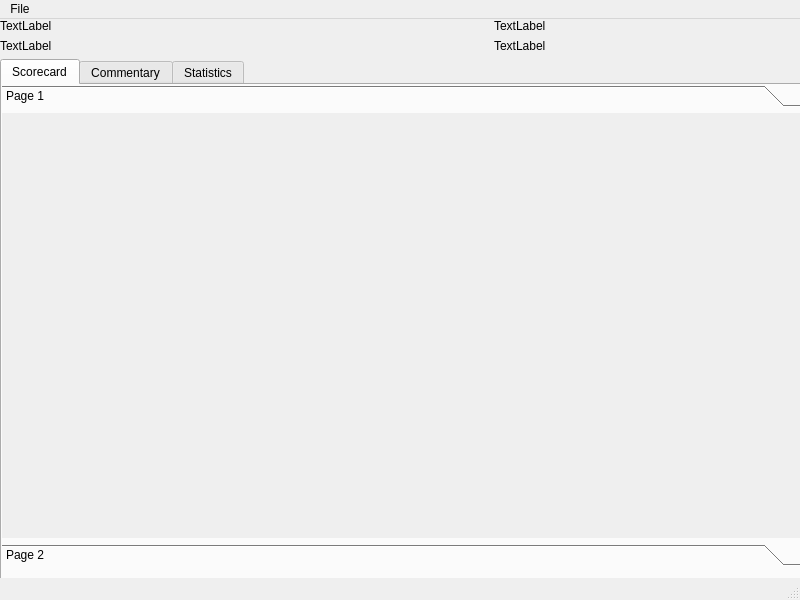
<?xml version="1.0" encoding="UTF-8"?>
<ui version="4.0">
 <class>ScorecardViewer</class>
 <widget class="QMainWindow" name="ScorecardViewer">
  <property name="geometry">
   <rect>
    <x>0</x>
    <y>0</y>
    <width>800</width>
    <height>600</height>
   </rect>
  </property>
  <property name="windowTitle">
   <string>TestMatch : Scorecard Viewer</string>
  </property>
  <widget class="QWidget" name="centralwidget">
   <widget class="QWidget" name="verticalLayoutWidget">
    <property name="geometry">
     <rect>
      <x>0</x>
      <y>0</y>
      <width>981</width>
      <height>651</height>
     </rect>
    </property>
    <layout class="QVBoxLayout" name="verticalLayout">
     <item>
      <layout class="QGridLayout" name="gridLayout">
       <item row="0" column="0" alignment="Qt::AlignLeft">
        <widget class="QLabel" name="label">
         <property name="text">
          <string>TextLabel</string>
         </property>
        </widget>
       </item>
       <item row="1" column="0" alignment="Qt::AlignLeft">
        <widget class="QLabel" name="label_2">
         <property name="text">
          <string>TextLabel</string>
         </property>
        </widget>
       </item>
       <item row="1" column="1">
        <widget class="QLabel" name="label_4">
         <property name="text">
          <string>TextLabel</string>
         </property>
        </widget>
       </item>
       <item row="0" column="1">
        <widget class="QLabel" name="label_3">
         <property name="text">
          <string>TextLabel</string>
         </property>
        </widget>
       </item>
      </layout>
     </item>
     <item>
      <widget class="QTabWidget" name="tab_sv">
       <property name="currentIndex">
        <number>0</number>
       </property>
       <widget class="QWidget" name="tab_sv_sc">
        <attribute name="title">
         <string>Scorecard</string>
        </attribute>
        <widget class="QToolBox" name="toolBox_8">
         <property name="geometry">
          <rect>
           <x>0</x>
           <y>0</y>
           <width>801</width>
           <height>481</height>
          </rect>
         </property>
         <property name="currentIndex">
          <number>0</number>
         </property>
         <widget class="QWidget" name="page_15">
          <property name="geometry">
           <rect>
            <x>0</x>
            <y>0</y>
            <width>801</width>
            <height>427</height>
           </rect>
          </property>
          <attribute name="label">
           <string>Page 1</string>
          </attribute>
         </widget>
         <widget class="QWidget" name="page_16">
          <property name="geometry">
           <rect>
            <x>0</x>
            <y>0</y>
            <width>801</width>
            <height>427</height>
           </rect>
          </property>
          <attribute name="label">
           <string>Page 2</string>
          </attribute>
         </widget>
        </widget>
       </widget>
       <widget class="QWidget" name="tab_sv_comm">
        <attribute name="title">
         <string>Commentary</string>
        </attribute>
       </widget>
       <widget class="QWidget" name="tab_sv_stats">
        <attribute name="title">
         <string>Statistics</string>
        </attribute>
       </widget>
      </widget>
     </item>
    </layout>
   </widget>
  </widget>
  <widget class="QMenuBar" name="menubar">
   <property name="geometry">
    <rect>
     <x>0</x>
     <y>0</y>
     <width>800</width>
     <height>21</height>
    </rect>
   </property>
   <widget class="QMenu" name="menuFile">
    <property name="title">
     <string>File</string>
    </property>
    <addaction name="actionOpen"/>
    <addaction name="separator"/>
   </widget>
   <addaction name="menuFile"/>
  </widget>
  <widget class="QStatusBar" name="statusbar"/>
  <action name="actionOpen">
   <property name="text">
    <string>Open</string>
   </property>
  </action>
 </widget>
 <resources/>
 <connections/>
</ui>
